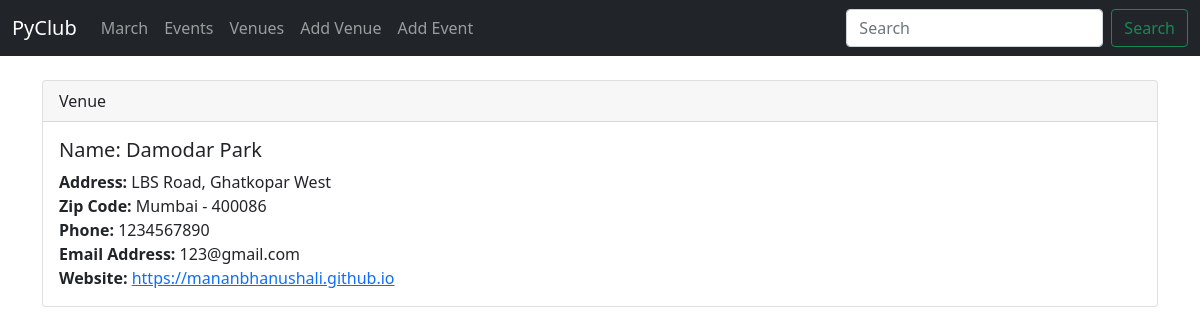
Before: /show_venue/1 with the older database file.
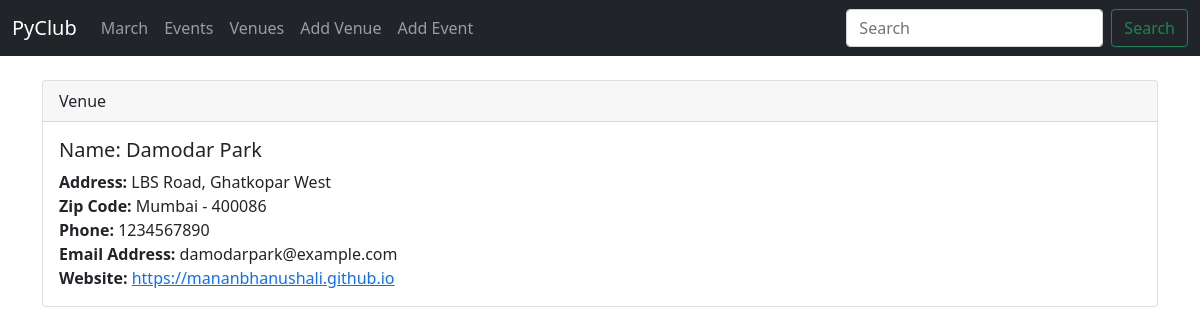
After: the same page with the newer database file.
### events/models.py (models this page shows)
class Venue(models.Model):
    name = models.CharField("Venue Name", max_length=120)
    address = models.CharField(max_length=300)
    zip_code = models.CharField("Zip Code", max_length=15)
    phone = models.CharField("Contact Phone", max_length=25, blank=True)
    web = models.URLField("Website Address", blank=True)
    email_address = models.EmailField("Email Address", blank=True)
    def __str__(self):
        return self.name

### events/views.py (the view)
# urls.py: path('show_venue/<venue_id>', views.show_venue, name="show-venue"),
def show_venue(request, venue_id):
    venue = Venue.objects.get(pk=venue_id)
    return render(request, 'events/show_venue.html',
                  {'venue': venue})

### events/templates/events/show_venue.html
{% extends 'events/base.html' %}
{% block content %}
<div class="card">
  <div class="card-header">
    Venue
  </div>
  <div class="card-body">
    <h5 class="card-title">Name: {{ venue }}</h5>
    <p class="card-text">
        <strong>Address: </strong>{{ venue.address }}<br/>
        <strong>Zip Code: </strong>{{ venue.zip_code }}<br/>
        <strong>Phone: </strong>{{ venue.phone }}<br/>
        <strong>Email Address: </strong>{{ venue.email_address }}<br/>
        <strong>Website: </strong><a href="{{ venue.web }}">{{ venue.web }}</a><br/>
    </p>
  </div>
</div>
{% endblock %}

### events/templates/events/base.html (shortened to what this page needs)
<!doctype html>
<html lang="en">
  <head>
    <link href="https://cdn.jsdelivr.net/npm/bootstrap@5.0.0-beta1/dist/css/bootstrap.min.css" rel="stylesheet">
  </head>
  <body>
    {% include 'events/navbar.html' %}
    <br/>
    <div class="container">
      {% block content %}
      {% endblock %}
    </div>
  </body>
</html>

### events/templates/events/navbar.html (shortened to what this page needs)
<nav class="navbar navbar-expand-lg navbar-dark bg-dark">
  <div class="container-fluid">
    <a class="navbar-brand" href="{% url 'home' %}">PyClub</a>
    <div class="collapse navbar-collapse" id="navbarSupportedContent">
      <ul class="navbar-nav me-auto mb-2 mb-lg-0">
        <li class="nav-item">
          <a class="nav-link" href="{% url 'home' '2021' 'March' %}">March</a>
        </li>
        <li class="nav-item">
          <a class="nav-link" href="{% url 'list-events' %}">Events</a>
        </li>
        <li class="nav-item">
          <a class="nav-link" href="{% url 'list-venues' %}">Venues</a>
        </li>
        <li class="nav-item">
          <a class="nav-link" href="{% url 'add-venue' %}">Add Venue</a>
        </li>
        <li class="nav-item">
          <a class="nav-link" href="{% url 'add-event' %}">Add Event</a>
        </li>
      </ul>
      <form class="d-flex" method=POST action="{% url 'search' %}">
        <input class="form-control me-2" type="search" placeholder="Search" aria-label="Search" name="search_box">
        <button class="btn btn-outline-success" type="submit">Search</button>
      </form>
    </div>
  </div>
</nav>

Changed rows visible on the page:
changed Venue "Damodar Park": email_address "123@gmail.com" → "damodarpark@example.com"
